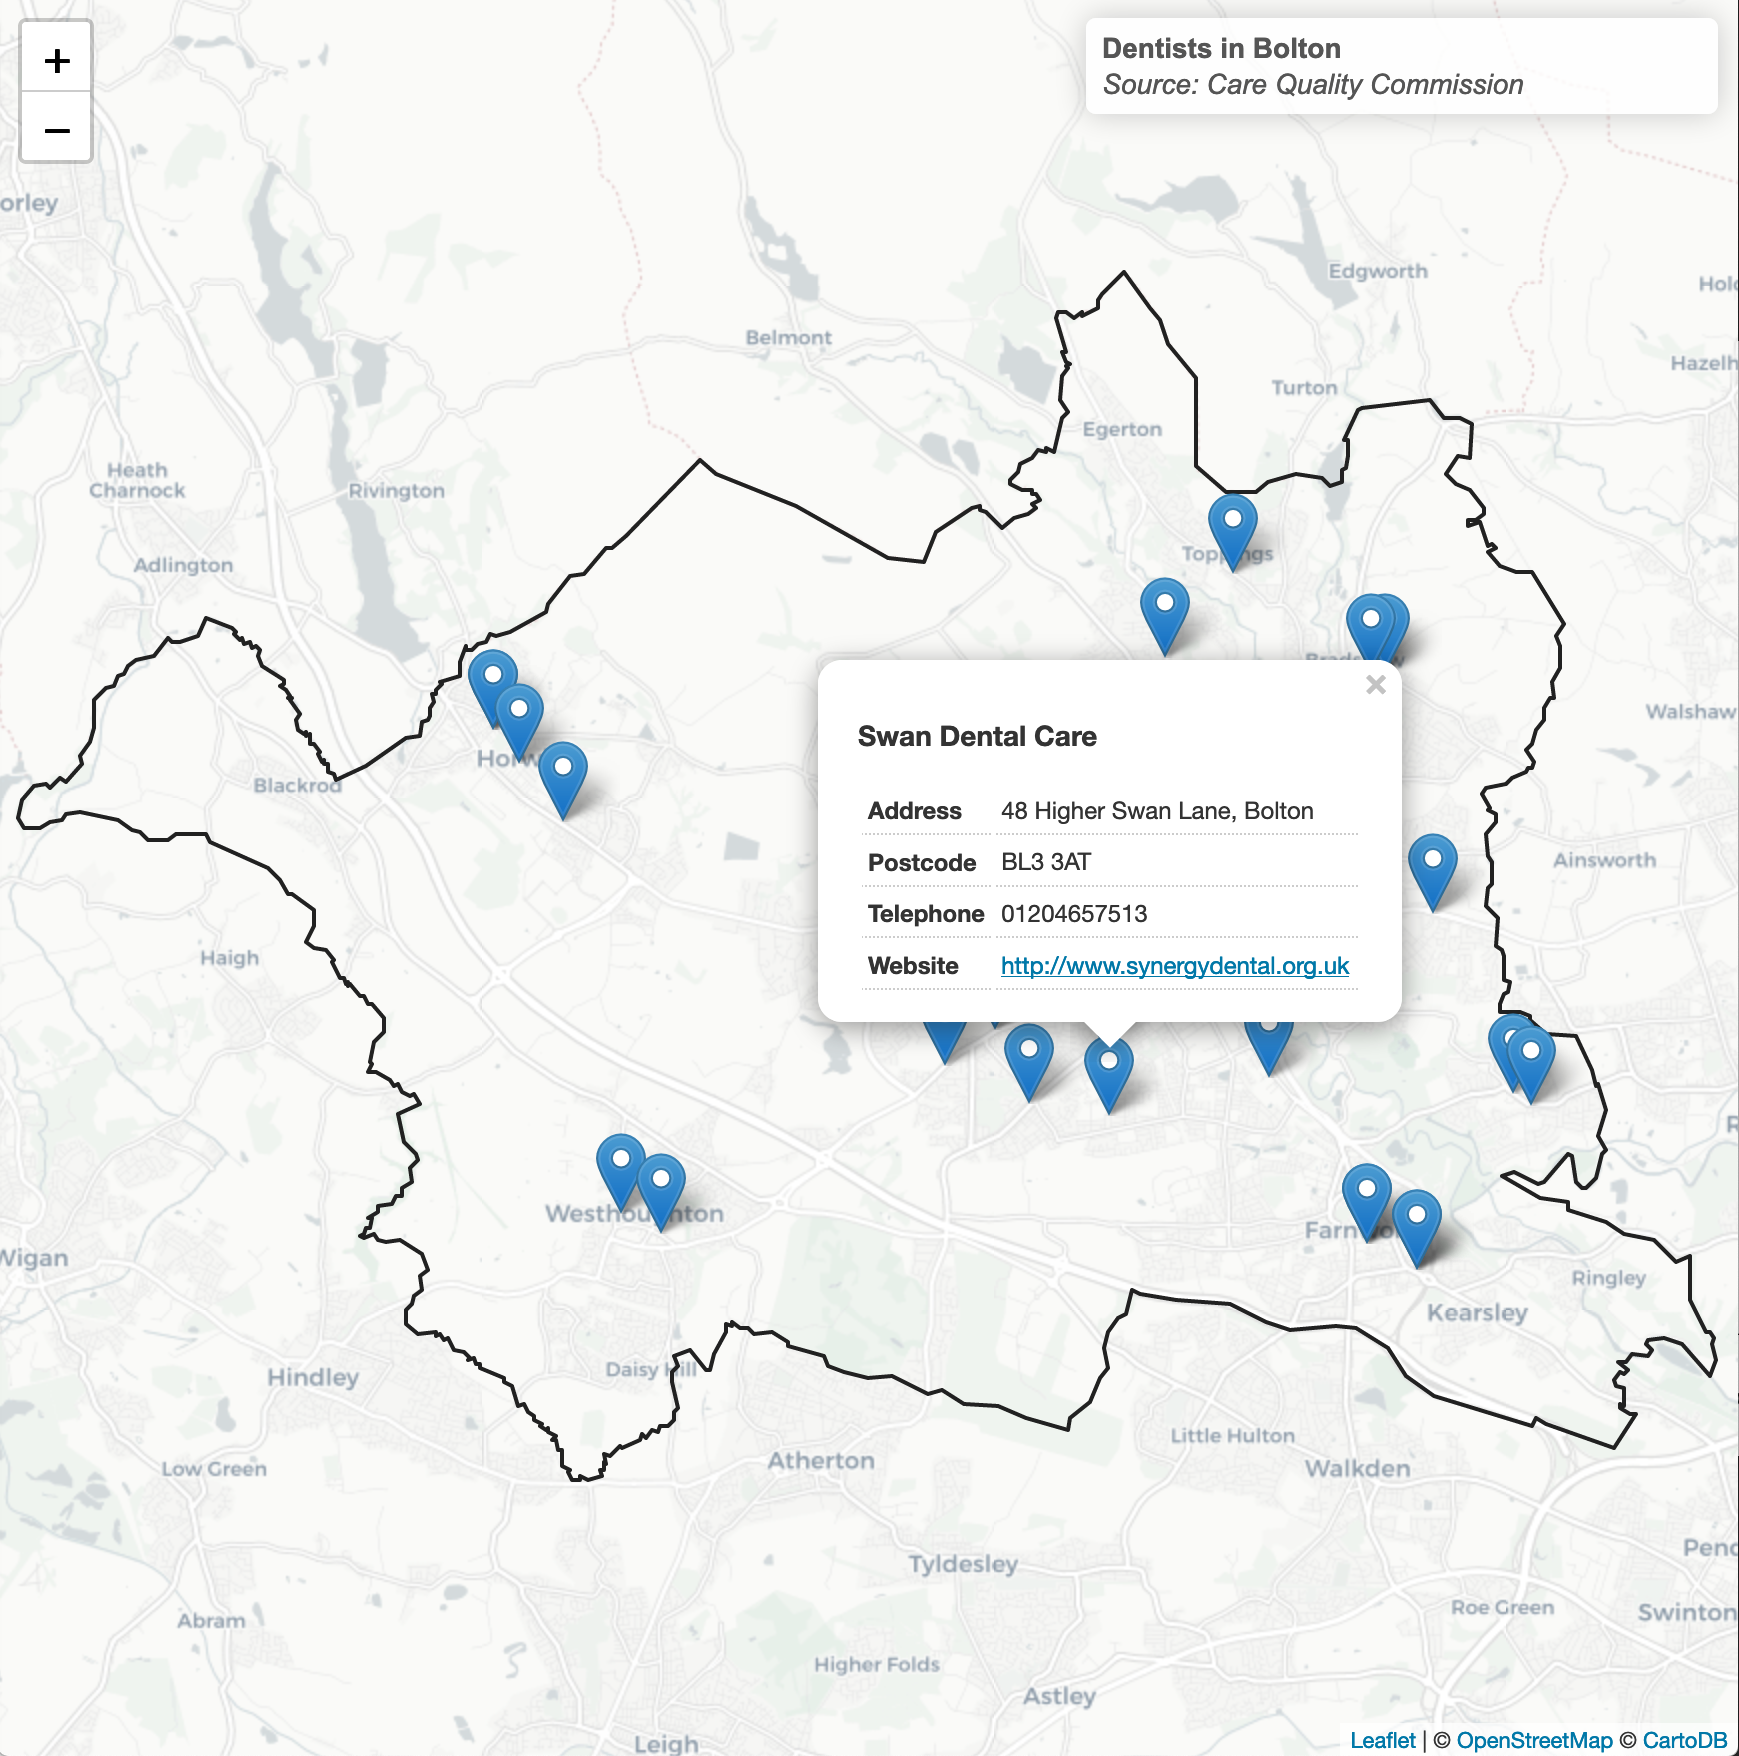

R code for this plot:
## Dentists in Bolton ##

# Source: Care Quality Commission
# Publisher URL: http://www.cqc.org.uk/about-us/transparency/using-cqc-data
# Licence: Open Government Licence 3.0

# Geospatial data derive from ONS Open Geography Portal under OGL 3.0

# load libraries ---------------------------
library(tidyverse) ;  library(sf) ; library(leaflet) ; library(htmltools)

# import data ---------------------------
df <- read_csv("https://www.cqc.org.uk/sites/default/files/13_March_2019_CQC_directory.csv", 
               skip = 4, col_names = TRUE) %>% 
  setNames(tolower(names(.)))

postcodes <- st_read("https://ons-inspire.esriuk.com/arcgis/rest/services/Postcodes/ONS_Postcode_Directory_Latest_Centroids/MapServer/0/query?where=UPPER(oslaua)%20like%20'%25E08000001%25'&outFields=pcds,oslaua,osward,long,lat&outSR=4326&f=json") %>% 
  select(postcode = pcds, area_code = oslaua, lon = long, lat)
boundary <- st_read("https://ons-inspire.esriuk.com/arcgis/rest/services/Administrative_Boundaries/Local_Authority_Districts_December_2018_Boundaries_1/MapServer/1/query?where=UPPER(lad18cd)%20like%20'%25E08000001%25'&outFields=lad18cd,lad18nm,long,lat&outSR=4326&f=json")

# tidy data ---------------------------
sf <- df %>%
  filter(str_detect(`service types`, "Dentist") & 
           `local authority` == "Bolton") %>%
  select(name, 
         type = `service types`, 
         address, postcode, 
         telephone = `phone number`, 
         website = `service's website (if available)`, 
         area_name = `local authority`) %>% 
  mutate(telephone = 
           case_when(
             is.na(telephone) ~ "",
             TRUE ~ paste0("0", telephone)
             ),
         website = fct_explicit_na(website, na_level = "")) %>% 
  left_join(., postcodes, by = "postcode") %>% 
  st_as_sf(crs = 4326, coords = c("lon", "lat"))

# visualise data ---------------------------
popup <- ~paste0(
  "<div class='popupContainer'>",
  "<h3>", sf$name, "</h3>",
  "<table class='popupLayout'>",
  "<tr>",
  "<td>Address</td>",
  "<td>", sf$address, "</td>",
  "</tr>",
  "<td>Postcode</td>",
  "<td>", sf$postcode, "</td>",
  "</tr>",
  "</tr>",
  "<td>Telephone</td>",
  "<td>", sf$telephone, "</td>",
  "</tr>",
  "<tr>",
  "<td>Website</td>",
  "<td><a href='", sf$website, "' target='_blank'>", sf$website, "</a></td>",
  "</tr>",
  "</table>",
  "</div>"
)

map <- leaflet(height = "100%", width = "100%") %>% 
  addProviderTiles(providers$CartoDB.Positron) %>% 
  addPolylines(data = boundary, stroke = TRUE, weight = 2, color = "#212121", opacity = 1) %>% 
  addMarkers(data = sf, popup = popup) %>% 
  addControl("<strong>Dentists in Bolton</strong><br /><em>Source: Care Quality Commission</em>", position = 'topright')

browsable(
  tagList(list(
    tags$head(
      tags$style("
                 html, body {height: 100%; margin: 0;}
                 .leaflet-control-layers-toggle {height: 44; width: 44;}
                 .leaflet-bar a, .leaflet-bar a:hover, .leaflet-touch .leaflet-bar a, .leaflet-touch .leaflet-bar a:hover {height: 34px; width: 34px; line-height: 34px;}
                 .info {width: 300px;}
                 .popupContainer{overflow: scroll;}
                 .popupLayout{width: 100%;}
                 .popupLayout td{vertical-align: top; border-bottom: 1px dotted #ccc; padding: 3px;}
                 .popupLayout td:nth-child(1){width: 1%; font-weight: bold; white-space: nowrap;}
                 ")
      ),
    map
      ))
  )
